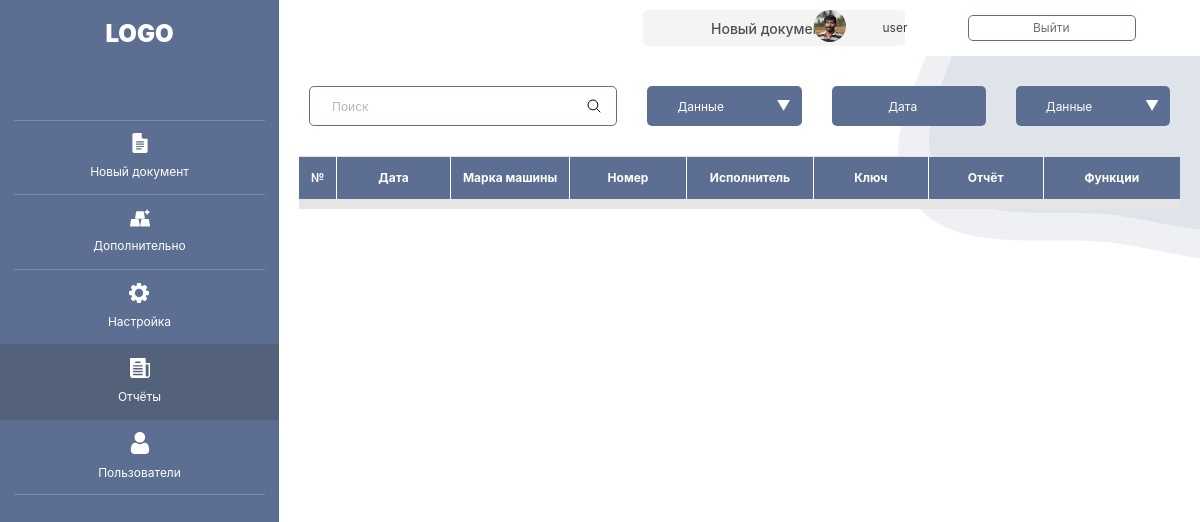
Page /report/list (signed in) on the earlier database version.
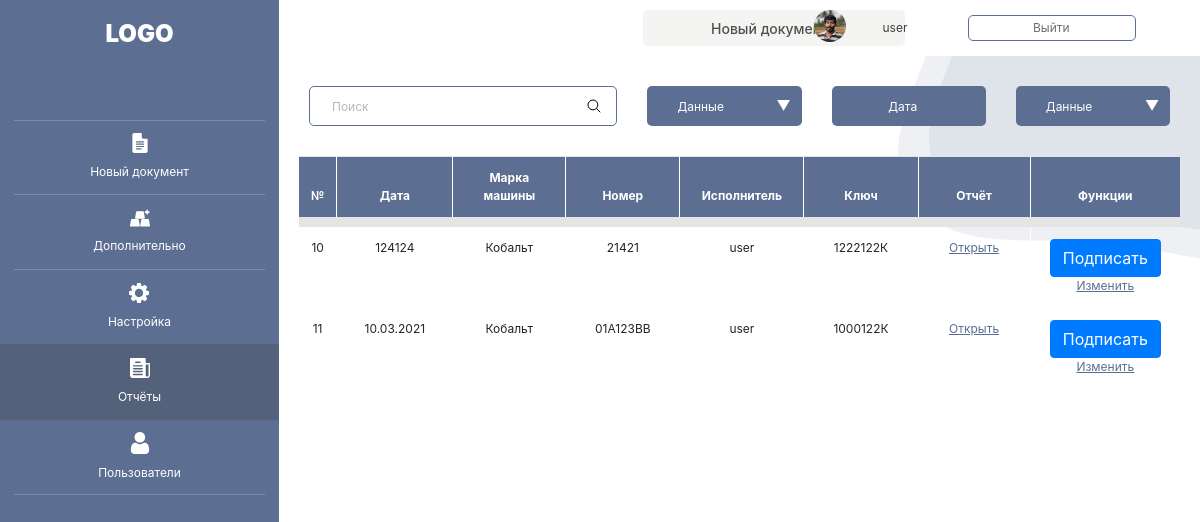
Same page on the later database version.
### makereport/models.py (models this page shows, shortened)
class Report(models.Model):
    report_id = models.AutoField(auto_created=True, primary_key=True, serialize=False, verbose_name='ID')
    report_number = models.CharField(max_length=10)
    report_date = models.CharField(max_length=10)
    created_by = models.ForeignKey(MyUser, on_delete=models.CASCADE, related_name='created_by', verbose_name='Создан')
    created_at = models.DateField(blank=True, null=True, verbose_name='Время создания')
    car = models.ForeignKey('Car', on_delete=models.CASCADE, related_name='Car', verbose_name='Машина')
    contract = models.ForeignKey('Contract', on_delete=models.CASCADE, related_name='Contract', verbose_name='Контракт')
    service = models.ManyToManyField(Service, related_name='Услуги', verbose_name='Услуги')
    product = models.ManyToManyField(Product, related_name='Детали', verbose_name='Детали')
    consumable = models.ManyToManyField(Consumable, related_name='Расходники', verbose_name='Расходники')
    service_cost = models.IntegerField(default=0)
    product_cost = models.IntegerField(default=0)
    product_acc_cost = models.IntegerField(default=0)
    consumable_cost = models.IntegerField(default=0)
    key = models.CharField(max_length=600, blank=True)
    total_report_cost = models.CharField(max_length=15)
    total_report_cost_txt = models.CharField(max_length=200)
    pdf_report = models.FileField(blank=True, null=True, upload_to='uploads/%Y/%m/%d/', verbose_name='Отчёт в пдф')
    pdf_report_base64 = models.CharField(max_length=1000000, blank=True, null=True)
    pdf_report_pkcs7 = models.JSONField(blank=True, null=True)
    pdf_report_qr = models.JSONField(blank=True, null=True)
    pdf_qr_code_user = models.CharField(max_length = 500, blank = True, null= True)
    pdf_qr_code_admin = models.CharField(max_length = 500, blank = True, null= True)
    signed = models.BooleanField(default=False)
    passport_photo = models.FileField(blank=True, null=True, verbose_name='Фото пасспорта')
    registration_photo = models.FileField(blank=True, null=True, verbose_name='Фото тех.пасспорта')
    wear_data = models.JSONField(blank=True, null=True)
    service_data = models.JSONField(blank=True, null=True)
    product_data = models.JSONField(blank=True, null=True)
    consumable_data = models.JSONField(blank=True, null=True)
    class Meta:
        verbose_name = 'Отчёт'
        verbose_name_plural = 'Отчёты'

class Car(models.Model):
    car_id = models.AutoField(auto_created=True, primary_key=True, serialize=False, verbose_name='ID')
    brand = models.CharField(max_length=30,choices = BRANDS)
    car_number = models.CharField(max_length=8)
    registration = models.CharField(max_length=15)
    engine_number = models.CharField(max_length=30)
    body_number = models.CharField(max_length=30)
    chassis = models.CharField(max_length=30)
    car_color = models.CharField(max_length=20)
    mileage = models.CharField(max_length=10)
    release_date = models.DateField()
    car_type = models.CharField(max_length=20)
    car_owner = models.CharField(max_length=60)
    owner_address = models.CharField(max_length=100)
    class Meta:
        verbose_name = 'Машину'
        verbose_name_plural = 'Машины'

class MyUser(models.Model):
    user = models.OneToOneField(User, on_delete=models.CASCADE)
    report_rate_price = models.IntegerField(default=0, blank=True, null=True)
    report_rate_price_txt = models.CharField(max_length=200, blank=True, null=True)

### makereport/views.py (the view)
# urls.py: path('list', reports_list, name='reports_list'),
@login_required
def reports_list(request):
    if request.user.is_superuser:
        return admin_list(request)
    else:
        return user_list_some(request)

### makereport/views.py (called while the page is built)
def admin_list(request):
    if 'search' in request.GET:
        reports = Report.objects.filter(Q(car__car_number__contains=request.GET['search']) & Q(Q(signed = True)|Q(created_by = request.user.myuser)))
    else:
        reports = Report.objects.filter(Q(signed = True)|Q(created_by=request.user.myuser))
    function = "admin_sign()"
    sign = True
    return render(request, 'makereport/index.html', context={'sign':sign,'reports':reports,'function_for_sign':function})

### makereport/templates/makereport/index.html (shortened to what this page needs)
{% load static %}
<!DOCTYPE html>
<html lang="en">
    <head>
    <link href="{% static 'vendor/bootstrap/css/bootstrap.min.css' %}" rel="stylesheet">
	<link href="{% static 'vendor/icofont/icofont.min.css'%}" rel="stylesheet">
     <link rel="stylesheet" href="{% static '/makereport/css/bootstrap.min.css' %}">
        <link rel="stylesheet" href="{% static '/makereport/css/fontawsom-all.min.css' %}">
        <link rel="stylesheet" type="text/css" href="{% static '/makereport/css/main.css' %}"/>
         <link rel="stylesheet" href="https://stackpath.bootstrapcdn.com/bootstrap/4.1.3/css/bootstrap.min.css">
     <link rel='stylesheet' href='https://s3-us-west-2.amazonaws.com/s.cdpn.io/123941/tablesaw.stackonly.css'>
        <link rel="stylesheet" href="https://cdnjs.cloudflare.com/ajax/libs/normalize/5.0.0/normalize.min.css">
    </head>
<body>
  <header id="header">
    <div class="d-flex flex-column">
      <div class="profile">
        <h2><a href="{% url 'search' %}">LOGO</a></h2>
      </div>
      <nav class="nav-menu">
        <ul>
          <li><a href="{% url 'new_report' %}"><br>Новый документ </a>
          </li>
          <li><a href="#"><br>Дополнительно</a>
          </li>
          <li><a href="{% url 'user_settings' %}"><br>Настройка</a>
          </li>
          <li class="active"><a href="{% url 'reports_list' %}"><br>Отчёты</a>
          </li>
          <li><a href="{% url 'users_list' %}"><br>Пользователи</a>
          </li>
        </ul>
      </nav>
    </div>
  </header>
  <main id="main">
    <div class="header-top">
      <div class="container">
        <nav class="new-document-part">
          <ul>
            <li><a href="{% url 'new_report' %}" class="new-document-btn">Новый документ</a></li>
          </ul>
        </nav>
        <nav class="user-profile-part">
          <ul>
            <li class="img-user-profile"><img src="{% static '/makereport/img/user.png' %}"></li>
            <li class="user-name-btn"><a href="#">{{ user.username }}</a></li>
            <li><a href="{% url 'user_logout' %}" class="log-out-btn">Выйти</a></li>
          </ul>
        </nav>
      </div>
    </div>
      <div class="grid-container">
          <div class="block-grid">
            <div class="search_block">
          <div class="input">
          <form method = 'GET'>
            <input type='text' name ="search" placeholder="Поиск" required />
            <span>
            <button style="background-color: transparent;border:none;" type = 'submit'>
                <ion-icon name="search-outline" class = "search_submit">
                </ion-icon>
            </button>
              </span>
          </form>
          </div>
        </div>
          </div>
          <div class="block-grid">
            <div class="name_user">
              <div class="select-block">
                <label>Данные</label>
                <div class="custom-select">
                  <div class="active-list">Australia</div>
                </div>
              </div>
            </div>
          </div>
          <div class="block-grid">
            <div class="data_user">
              <a href="#">
                <button type="button" class="btn data_button">Дата</button>
              </a>
            </div>
          </div>
          <div class="block-grid">
            <div class="signed_user">
              <div class="select-block">
                <label>Данные</label>
                <div class="custom-select">
                  <div class="active-list">Australia</div>
                </div>
              </div>
            </div>
          </div>
      </div>
      <div class="table1">
        <table class="table" data-tablesaw-mode="stack">
          <thead>
            <tr>
              <th style="width: 34px;">№</th>
              <th style="width: 136px;">Дата</th>
              <th style="width: 136px;">Марка машины</th>
              <th style="width: 136px;">Номер</th>
              <th style="width: 136px;">Исполнитель</th>
              <th style="width: 136px;">Ключ</th>
              <th style="width: 136px;">Отчёт</th>
              <th style="width: 159px;">Функции</th>
            </tr>
          </thead>
          <tbody>
            {% for report in reports %}
                <tr >
                    <td style="border-bottom: 1px solid #fff;" data-title="№">{{ report.report_id }}</td>
                    <td style="border-bottom: 1px solid #fff;" data-title="Дата">{{ report.report_date }}</td>
                    <td style="border-bottom: 1px solid #fff;" data-title="Марка машины">{{ report.car.brand }}</td>
                    <td style="border-bottom: 1px solid #fff;" data-title="Номер">{{ report.car.car_number }}</td>
                    <td style="border-bottom: 1px solid #fff;"
                        data-title="Исполнитель">{{ report.created_by.user }}</td>
                    <td style="border-bottom: 1px solid #fff;" data-title="Ключ">{{ report.key }}</td>
                    <td style="border-bottom: 1px solid #fff;" data-title="Отчёт" data-type="currency"><a
                            href="{% url 'get_response' report.report_id %}">Открыть</a></td>
                    <td style="border-bottom: 1px solid #fff;" data-title="Функции" data-type="currency">
                        <button class="btn btn-primary" href="#" data-bs-toggle="modal" data-bs-target="#exampleModal" sign={{sign}} data-bs-report="{{ report.report_id }}" pkcs7 = {{report.pdf_report_pkcs7}} data-bs-whatever="{{ report.pdf_report_base64 }}">Подписать</button><br><a
                            href="{% url 'edit_report' report.report_id %}">Изменить </a>
                    </td>
                </tr>
            {% endfor %}
          </tbody>
        </table>
      </div>
</main>
</body>
</html>

Differences in the rows shown:
added Report: report_id "10", report_date "124124", car.brand "Кобальт", car.car_number "21421", created_by.user "user", key "1222122К"
added Report: report_id "11", report_date "10.03.2021", car.brand "Кобальт", car.car_number "01A123BB", created_by.user "user", key "1000122К"
